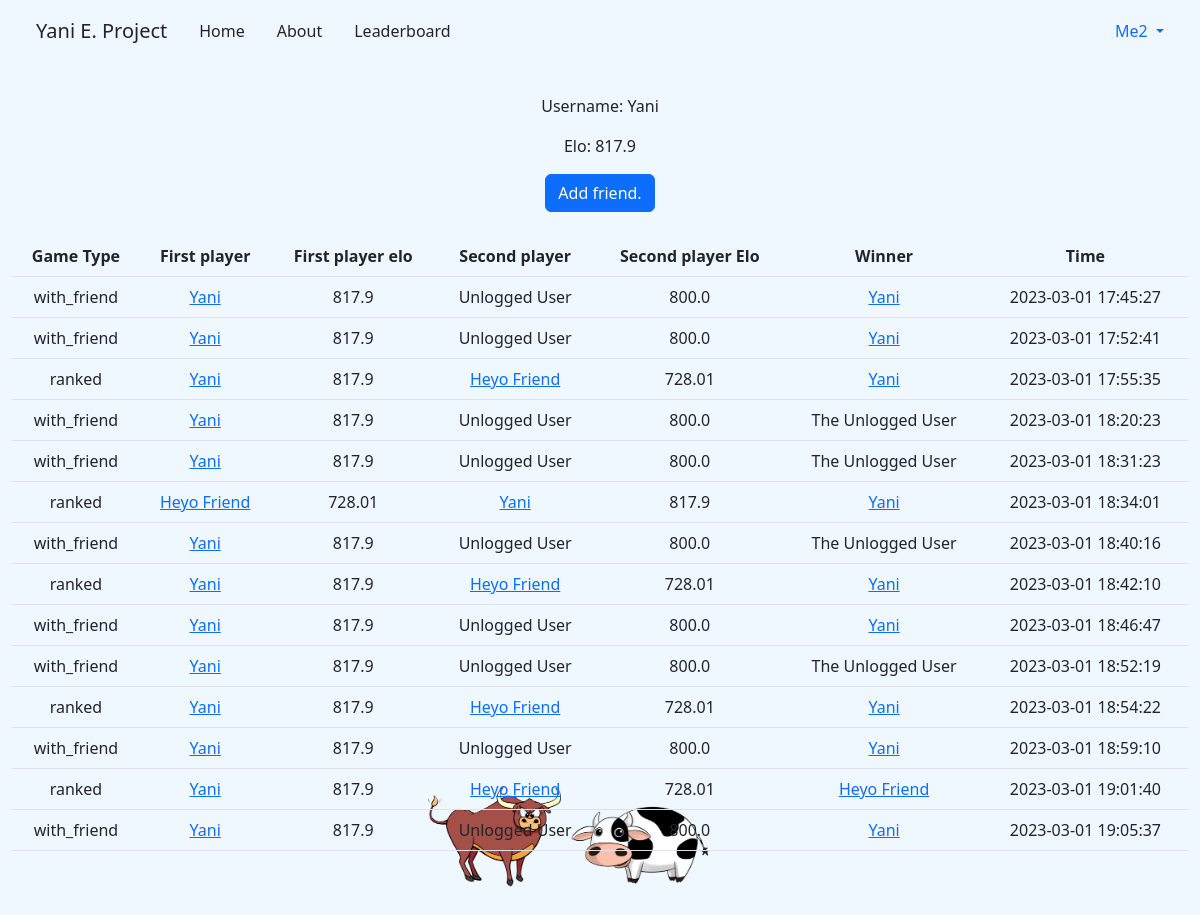
Screenshot of /user/23 (signed in) with the database file from the repository.
### tables this page shows
CREATE TABLE user (id INTEGER UNIQUE PRIMARY KEY AUTOINCREMENT NOT NULL, hash TEXT NOT NULL, username TEXT NOT NULL, email VARCHAR(320),
elo FLOAT(6,2) NOT NULL);

CREATE TABLE games (game_id INTEGER UNIQUE PRIMARY KEY AUTOINCREMENT NOT NULL, player1_id INTEGER, player1_elo SMALLINT, player2_id INTEGER, player2_elo SMALLINT, winner_id INTEGER, time DATETIME, game_type TINYTEXT, player1_num VARCHAR(5), player2_num VARCHAR(5), gameid_of_gametype INTEGER);

### app.py (the view, shortened to what this page needs)
@app.route('/user/<int:user_id>', methods=['GET', 'POST'])
def profile(user_id):
  user = db.execute("SELECT * FROM user WHERE id = ?", user_id)
  if len(user) == 0:
    return apology("There is no such user!", 403)
  data = db.execute("SELECT g.game_type AS type, g.time AS game_time, u1.username AS username1, u1.id AS id1, u1.elo AS elo1, u2.username AS username2, u2.id AS id2, u2.elo AS elo2, w.username AS winner_username, g.winner_id AS winners_id FROM games AS g INNER JOIN user AS u1 ON g.player1_id = u1.id INNER JOIN user AS u2 ON g.player2_id = u2.id INNER JOIN user AS w ON g.winner_id = w.id WHERE g.player1_id = ? OR g.player2_id = ?", user_id, user_id)
  elo = db.execute("SELECT * FROM user WHERE id = ?", user_id)
  friends = db.execute("SELECT * FROM friends_list WHERE list_owner_id = ? AND friends_id = ?", session['user_id'], user_id)
  return render_template('user_profile.html', data=data, elo=elo, user_id=user_id, friends=len(friends))

### templates/user_profile.html (shortened to what this page needs)
{% extends "layout.html" %}
{% block main %}
  <p> Username: {{ elo[0]['username'] }}</p>
  <p> Elo: {{ elo[0]['elo'] }}</p>
  {% if user_id != session['user_id'] %}
    {% if friends == 0 %}
      <form action="/user/{{ user_id }}" method="post">
        <button class="btn btn-primary" type="submit">Add friend.</button>
      </form>
    {% elif friends == 1 %}
    <form action="/user/{{ user_id }}" method="post">
      <input type = "hidden" name = "add_or_remove" value = "remove" />
      <button class="btn btn-primary" type="submit">Already friends. Remove.</button>
    </form>
    {% endif %}
  {% endif %}
  <table class="table">
    <thead>
      <tr>
        <th> Game Type</th>
        <th> First player </th>
        <th> First player elo </th>
        <th> Second player </th>
        <th> Second player Elo</th>
        <th> Winner </th>
        <th> Time </th>
      </tr>
    </thead>
    <tbody>
      {% for game in data %}
        <tr>
          <td>{{ game['type'] }}</td>
          {% if game['id1'] == 0 %}
            <td> Bot </td>
          {% elif game['id1'] == -1 %}
            <td> Unlogged User </td>
          {% else %}
            <td><a href="{{ url_for('profile', user_id=game['id1']) }}"> {{ game['username1'] }} </a></td>
          {% endif %}
          <td>{{ game['elo1'] }}</td>
          {% if game['id2'] == 0 %}
            <td> Bot </td>
          {% elif game['id2'] == -1 %}
            <td> Unlogged User </td>
          {% else %}
            <td><a href="{{ url_for('profile', user_id=game['id2']) }}"> {{ game['username2'] }} </a></td>
          {% endif %}
          <td>{{ game['elo2'] }}</td>
          {% if game['winners_id'] is defined %}
            {% if game['winners_id'] == 0 %}
              <td> The Bot </td>
            {% elif game['winners_id'] == -1 %}
              <td> The Unlogged User </td>
            {% else %}
              <td><a href="{{ url_for('profile', user_id=game['winners_id']) }}"> {{ game['winner_username'] }}</a></td>
            {% endif %}
          {% else %}
            <td> No winner recorded.</td>
          {% endif %}
          {% if game['game_time'] %}
            <td>{{ game['game_time'] }}</td>
          {% endif %}
        </tr>
      {% endfor %}
    </tbody>
  </table>
{% endblock %}

### static/styles.css (style rules this page uses)
body { background-color:aliceblue; }

### rows the page displays
user: username "Yani", elo "817.9"
games: type "with_friend", username1 "Yani", elo1 "817.9", shows "Unlogged User", elo2 "800.0", winner_username "Yani", game_time "2023-03-01 17:45:27"
games: type "with_friend", username1 "Yani", elo1 "817.9", shows "Unlogged User", elo2 "800.0", winner_username "Yani", game_time "2023-03-01 17:52:41"
games: type "ranked", username1 "Yani", elo1 "817.9", username2 "Heyo Friend", elo2 "728.01", winner_username "Yani", game_time "2023-03-01 17:55:35"
games: type "with_friend", username1 "Yani", elo1 "817.9", shows "Unlogged User", elo2 "800.0", winner_id "The Unlogged User", game_time "2023-03-01 18:20:23"
games: type "with_friend", username1 "Yani", elo1 "817.9", shows "Unlogged User", elo2 "800.0", winner_id "The Unlogged User", game_time "2023-03-01 18:31:23"
games: type "ranked", username1 "Heyo Friend", elo1 "728.01", username2 "Yani", elo2 "817.9", winner_username "Yani", game_time "2023-03-01 18:34:01"
games: type "with_friend", username1 "Yani", elo1 "817.9", shows "Unlogged User", elo2 "800.0", winner_id "The Unlogged User", game_time "2023-03-01 18:40:16"
games: type "ranked", username1 "Yani", elo1 "817.9", username2 "Heyo Friend", elo2 "728.01", winner_username "Yani", game_time "2023-03-01 18:42:10"
games: type "with_friend", username1 "Yani", elo1 "817.9", shows "Unlogged User", elo2 "800.0", winner_username "Yani", game_time "2023-03-01 18:46:47"
games: type "with_friend", username1 "Yani", elo1 "817.9", shows "Unlogged User", elo2 "800.0", winner_id "The Unlogged User", game_time "2023-03-01 18:52:19"
games: type "ranked", username1 "Yani", elo1 "817.9", username2 "Heyo Friend", elo2 "728.01", winner_username "Yani", game_time "2023-03-01 18:54:22"
games: type "with_friend", username1 "Yani", elo1 "817.9", shows "Unlogged User", elo2 "800.0", winner_username "Yani", game_time "2023-03-01 18:59:10"
games: type "ranked", username1 "Yani", elo1 "817.9", username2 "Heyo Friend", elo2 "728.01", winner_username "Heyo Friend", game_time "2023-03-01 19:01:40"
games: type "with_friend", username1 "Yani", elo1 "817.9", shows "Unlogged User", elo2 "800.0", winner_username "Yani", game_time "2023-03-01 19:05:37"

### other values shown
{{ session["user_username"] }} "Me2"
